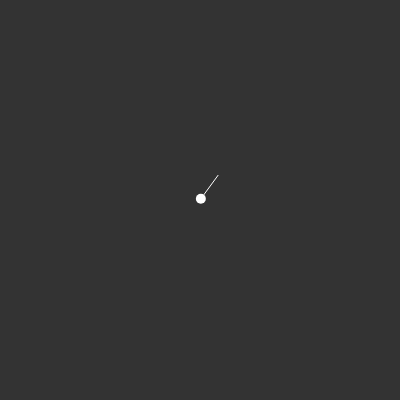
Frame 1 (no input)
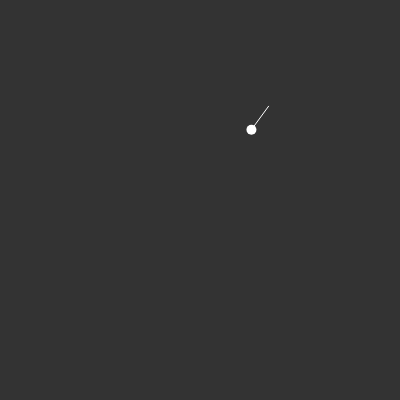
Frame 60 (no input)
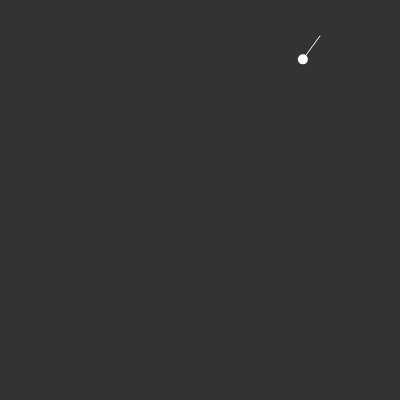
Frame 120 (the mouse pressed at the canvas centre since frame 60)

The p5.js sketch that drew these frames (run headless with seeded random() and noise() and a simulated clock; from frame 60 on, the mouse is pressed at the canvas centre):

// p5.js sketch
// ── sketch.js
let pos, vel;
let size = 10;

function setup()
{
	createCanvas(400, 400);
	pos = createVector(width / 2, height / 2);
	vel = createVector(random(-2, 2), random(-2, 2));
}

function draw()
{
	background(51);

	let collided = false;

	pos.add(vel);

	if(pos.x < size/2 || pos.x > width - size/2) {vel.x *= -1; collided = true;}
  	if(pos.y < size/2 || pos.y > height - size/2) {vel.y *= -1; collided = true;}

  	noStroke();
  	if(collided)
  		fill(255, 0, 0);
  	else
  		fill(255);

  	ellipse(pos.x, pos.y, size, size);
  	let v = vel.copy();
  	v.mult(20);
  	stroke(255);
  	line(pos.x, pos.y, pos.x + v.x, pos.y + v.y);
}
